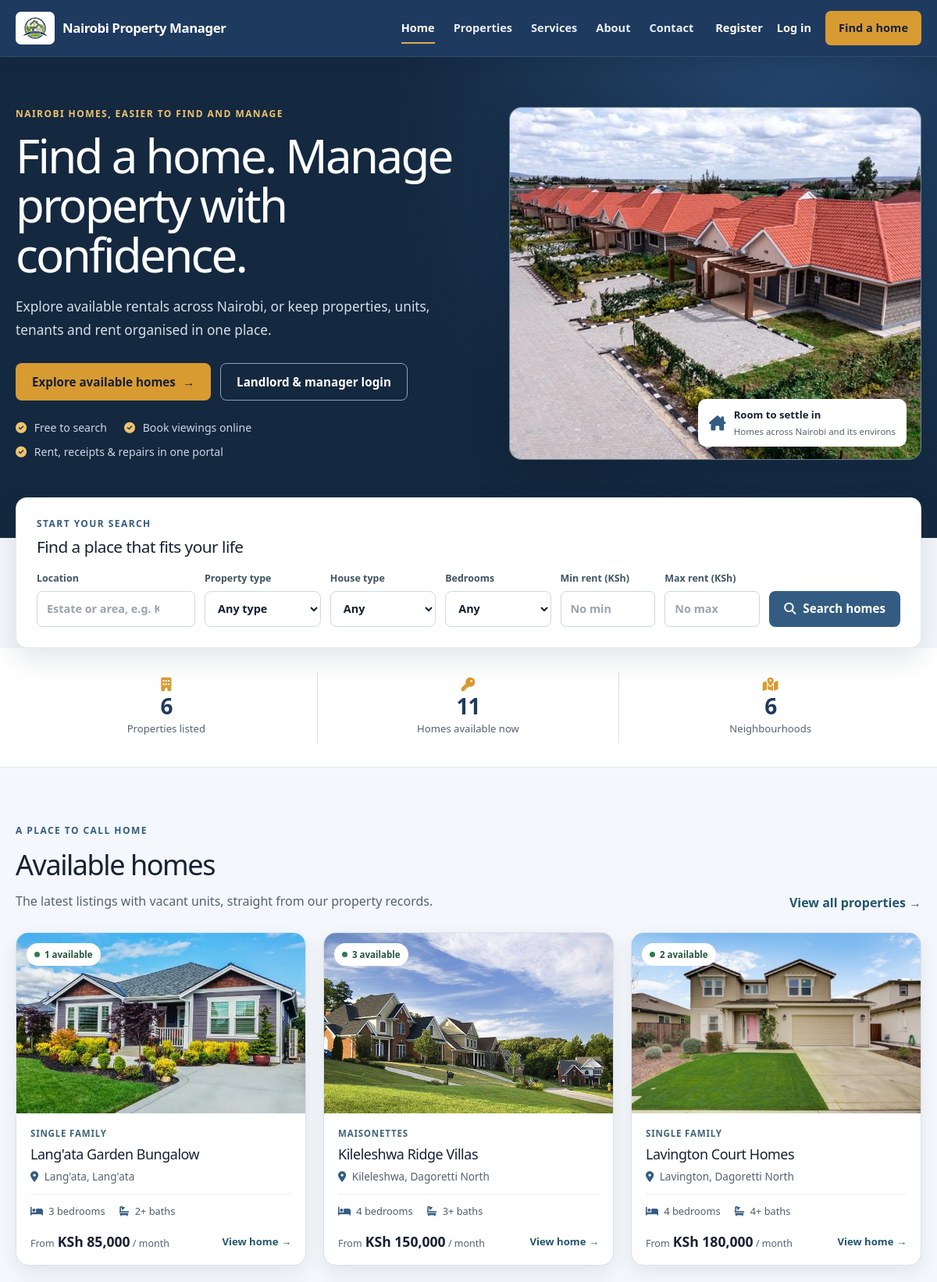
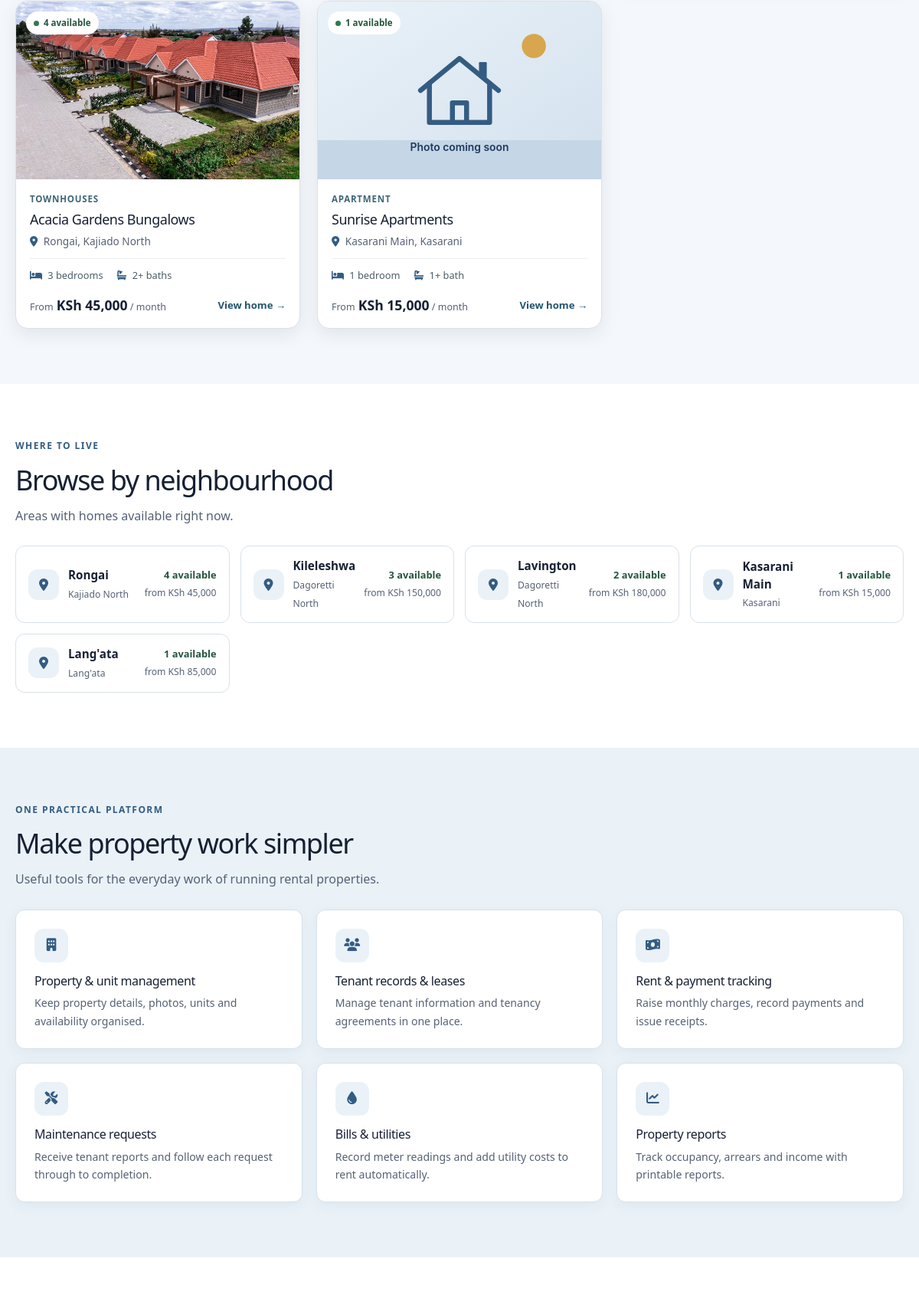
The page / (upper part) on the database its author committed (2 pictures, top to bottom).
### tables this page shows
CREATE TABLE IF NOT EXISTS properties (
    id INT AUTO_INCREMENT PRIMARY KEY,
    landlord_id INT NOT NULL,
    name VARCHAR(150) NOT NULL,
    property_type ENUM('Apartment', 'Flats', 'Bedsitters', 'Maisonettes', 'Townhouses', 'Commercial', 'Student Housing', 'Mixed Use', 'Single Family', 'Other') NOT NULL,
    description TEXT,
    location_id INT NOT NULL,
    physical_address VARCHAR(255) NOT NULL,
    latitude DECIMAL(10, 8) NULL,
    longitude DECIMAL(11, 8) NULL,
    number_of_units INT NOT NULL DEFAULT 0,
    year_built YEAR NULL,
    amenities TEXT,
    status ENUM('Active', 'Under Maintenance', 'Archived') DEFAULT 'Active',
    property_image VARCHAR(255) NULL,
    created_at TIMESTAMP DEFAULT CURRENT_TIMESTAMP,
    updated_at TIMESTAMP DEFAULT CURRENT_TIMESTAMP ON UPDATE CURRENT_TIMESTAMP,
    FOREIGN KEY (landlord_id) REFERENCES landlords(id) ON DELETE RESTRICT,
    FOREIGN KEY (location_id) REFERENCES locations(id) ON DELETE RESTRICT
);

CREATE TABLE IF NOT EXISTS locations (
    id INT AUTO_INCREMENT PRIMARY KEY,
    county VARCHAR(100) DEFAULT 'Nairobi',
    sub_county VARCHAR(100) NOT NULL,
    estate VARCHAR(100) NOT NULL,
    created_at TIMESTAMP DEFAULT CURRENT_TIMESTAMP
);

### includes/functions.php (called while the page is built, shortened)
<?php
function e($string) {
    return htmlspecialchars($string ?? '', ENT_QUOTES, 'UTF-8');
}
function sample_property_image($property_id = null) {
    return 'assets/property-placeholder.svg';
}
function property_image(array $property) {
    $path = trim((string)($property['property_image'] ?? ''), '/');
    if ($path !== '' && is_file(dirname(__DIR__) . '/' . $path)) return [$path, false];
    return [sample_property_image($property['id'] ?? 0), true];
}

### index.php (the view, shortened to what this page needs)
<?php
require_once __DIR__ . '/includes/functions.php';
$properties = [];
$areas = [];
$stats = ['properties' => 0, 'available' => 0, 'neighbourhoods' => 0];
$databaseAvailable = true;
try {
    $db = db();
    $properties = $db->query("SELECT p.id, p.name, p.property_type, p.property_image, l.estate, l.sub_county, MIN(u.monthly_rent) AS min_rent,
            MIN(u.bedrooms) AS bedrooms, MAX(u.bedrooms) AS max_bedrooms, MIN(u.bathrooms) AS bathrooms, COUNT(u.id) AS available_units
        FROM properties p JOIN locations l ON l.id = p.location_id JOIN units u ON u.property_id = p.id AND u.status = 'Vacant'
        WHERE p.status = 'Active' GROUP BY p.id, p.name, p.property_type, p.property_image, l.estate, l.sub_county
        ORDER BY p.created_at DESC, p.id DESC LIMIT 6")->fetchAll();
    $areas = $db->query("SELECT l.estate, l.sub_county, COUNT(u.id) AS vacant, MIN(u.monthly_rent) AS from_rent
        FROM locations l JOIN properties p ON p.location_id = l.id AND p.status = 'Active' JOIN units u ON u.property_id = p.id AND u.status = 'Vacant'
        GROUP BY l.id, l.estate, l.sub_county ORDER BY vacant DESC, l.estate LIMIT 8")->fetchAll();
    $stats = $db->query("SELECT COUNT(DISTINCT p.id) AS properties,
            (SELECT COUNT(*) FROM units u JOIN properties ap ON ap.id = u.property_id AND ap.status = 'Active' WHERE u.status = 'Vacant') AS available,
            COUNT(DISTINCT p.location_id) AS neighbourhoods
        FROM properties p WHERE p.status = 'Active'")->fetch();
} catch (Throwable $e) {
    error_log('Homepage data unavailable: ' . $e->getMessage());
    $databaseAvailable = false;
}
function bedroom_summary(array $listing): string {
    $min = (int)$listing['bedrooms'];
    $max = (int)$listing['max_bedrooms'];
    if ($min === $max) return $min . ' bedroom' . ($min === 1 ? '' : 's');
    return ($min === 0 ? 'Studio' : $min) . '–' . $max . ' bedrooms';
}
include __DIR__ . '/includes/header.php';
include __DIR__ . '/includes/navbar.php';
?>
<main id="main-content" class="landing-page">
  <section class="hero-section" aria-labelledby="hero-title">
    <div class="site-container hero-layout">
      <div class="hero-copy">
        <p class="eyebrow">Nairobi homes, easier to find and manage</p>
        <h1 id="hero-title">Find a home. Manage property with confidence.</h1>
        <p class="hero-lede">Explore available rentals across Nairobi, or keep properties, units, tenants and rent organised in one place.</p>
        <div class="hero-actions">
          <a class="button button-accent" href="<?php echo BASE_URL; ?>/public/properties.php">Explore available homes <span aria-hidden="true">→</span></a>
          <a class="button button-outline" href="<?php echo BASE_URL; ?>/public/login.php">Landlord &amp; manager login</a>
        </div>
        <ul class="hero-points">
          <li><i class="fa-solid fa-circle-check" aria-hidden="true"></i> Free to search</li>
          <li><i class="fa-solid fa-circle-check" aria-hidden="true"></i> Book viewings online</li>
          <li><i class="fa-solid fa-circle-check" aria-hidden="true"></i> Rent, receipts &amp; repairs in one portal</li>
        </ul>
      </div>
      <div class="hero-art">
        <img src="<?php echo BASE_URL; ?>/assets/house4.jpg" alt="A row of new bungalows with red-tiled roofs in a gated community" width="725" height="530" fetchpriority="high">
        <div class="art-caption"><i class="fa-solid fa-house-chimney art-caption-mark" aria-hidden="true"></i><span><strong>Room to settle in</strong><small>Homes across Nairobi and its environs</small></span></div>
      </div>
    </div>
  </section>
  <section class="search-wrap" aria-labelledby="search-title">
    <div class="site-container"><div class="search-panel"><div class="search-heading"><p class="eyebrow">Start your search</p><h2 id="search-title">Find a place that fits your life</h2></div>
      <form action="<?php echo BASE_URL; ?>/public/properties.php" method="get" class="property-search">
        <label class="search-location">Location<input name="location" type="search" list="estate-options" placeholder="Estate or area, e.g. Kilimani" autocomplete="off"></label>
        <label class="search-type">Property type<select name="type"><option value="">Any type</option></select></label>
        <label>House type<select name="house_type"><option value="">Any</option><?php foreach (UNIT_TYPES as $type): ?><option value="<?php echo e($type); ?>"><?php echo e($type); ?></option><?php endforeach; ?></select></label>
        <label>Bedrooms<select name="bedrooms"><option value="">Any</option></select></label>
        <label>Min rent (KSh)<input type="number" name="min_rent" min="0" step="500" inputmode="numeric" placeholder="No min"></label>
        <label>Max rent (KSh)<input type="number" name="max_rent" min="0" step="500" inputmode="numeric" placeholder="No max"></label>
        <button type="submit" class="button button-primary search-button"><i class="fa-solid fa-magnifying-glass" aria-hidden="true"></i> Search homes</button>
      </form>
    </div></div>
  </section>
  <section class="stats-section" aria-label="Platform overview"><div class="site-container stats-grid">
    <?php foreach (['properties' => ['Properties listed', 'fa-building'], 'available' => ['Homes available now', 'fa-key'], 'neighbourhoods' => ['Neighbourhoods', 'fa-map-location-dot']] as $key => [$label, $icon]): ?>
      <div class="stat-item"><i class="fa-solid <?php echo e($icon); ?>" aria-hidden="true"></i><strong><?php echo $databaseAvailable ? number_format((int)$stats[$key]) : '—'; ?></strong><span><?php echo e($label); ?></span></div>
    <?php endforeach; ?>
  </div></section>
  <section id="properties" class="content-section" aria-labelledby="listings-title"><div class="site-container">
    <div class="section-heading"><div><p class="eyebrow">A place to call home</p><h2 id="listings-title">Available homes</h2><p>The latest listings with vacant units, straight from our property records.</p></div><a class="text-link" href="<?php echo BASE_URL; ?>/public/properties.php">View all properties <span aria-hidden="true">→</span></a></div>
    <?php if (!$databaseAvailable): ?><div class="empty-state"><h3>Listings are temporarily unavailable</h3><p>Please try again later.</p></div><?php elseif (!$properties): ?><div class="empty-state"><h3>No available listings yet</h3><p>New homes will appear here when they become available. You can still browse the property directory.</p><a class="text-link" href="<?php echo BASE_URL; ?>/public/properties.php">Browse the directory →</a></div><?php else: ?>
      <div class="property-grid"><?php foreach ($properties as $property): [$image, $isPlaceholder] = property_image($property); $detailsUrl = BASE_URL . '/public/property-details.php?id=' . (int)$property['id']; ?>
        <article class="property-card">
          <a class="property-image" href="<?php echo e($detailsUrl); ?>" tabindex="-1" aria-hidden="true">
            <img src="<?php echo e(BASE_URL . '/' . $image); ?>" alt="" loading="lazy" width="400" height="250">
            <span class="availability-tag"><i aria-hidden="true"></i> <?php echo (int)$property['available_units']; ?> available</span>
          </a>
          <div class="property-card-body">
            <p class="property-type"><?php echo e($property['property_type']); ?></p>
            <h3><a href="<?php echo e($detailsUrl); ?>"><?php echo e($property['name']); ?></a></h3>
            <p class="property-location"><i class="fa-solid fa-location-dot" aria-hidden="true"></i> <?php echo e($property['estate'] . ', ' . $property['sub_county']); ?></p>
            <ul class="property-facts">
              <li><i class="fa-solid fa-bed" aria-hidden="true"></i> <?php echo e(bedroom_summary($property)); ?></li>
              <li><i class="fa-solid fa-bath" aria-hidden="true"></i> <?php echo (int)$property['bathrooms']; ?>+ bath<?php echo (int)$property['bathrooms'] === 1 ? '' : 's'; ?></li>
            </ul>
            <div class="property-card-bottom"><p><span>From</span> <strong>KSh <?php echo number_format((float)$property['min_rent']); ?></strong><span> / month</span></p><a href="<?php echo e($detailsUrl); ?>" class="view-link">View home<span class="sr-only">: <?php echo e($property['name']); ?></span> <span aria-hidden="true">→</span></a></div>
          </div>
        </article>
      <?php endforeach; ?></div><?php endif; ?>
  </div></section>
  <?php if ($areas): ?>
  <section class="areas-section" aria-labelledby="areas-title"><div class="site-container">
    <div class="section-heading"><div><p class="eyebrow">Where to live</p><h2 id="areas-title">Browse by neighbourhood</h2><p>Areas with homes available right now.</p></div></div>
    <ul class="area-grid">
      <?php foreach ($areas as $area): ?>
        <li><a class="area-card" href="<?php echo e(BASE_URL . '/public/properties.php?' . http_build_query(['location' => $area['estate']])); ?>">
          <span class="area-icon" aria-hidden="true"><i class="fa-solid fa-location-dot"></i></span>
          <span class="area-text"><strong><?php echo e($area['estate']); ?></strong><small><?php echo e($area['sub_county']); ?></small></span>
          <span class="area-meta"><strong><?php echo (int)$area['vacant']; ?> available</strong><small>from KSh <?php echo number_format((float)$area['from_rent']); ?></small></span>
        </a></li>
      <?php endforeach; ?>
    </ul>
  </div></section>
  <?php endif; ?>
  <section class="service-section" id="services" aria-labelledby="services-title"><div class="site-container"><div class="section-heading"><div><p class="eyebrow">One practical platform</p><h2 id="services-title">Make property work simpler</h2><p>Useful tools for the everyday work of running rental properties.</p></div></div>
    <div class="service-grid"><?php foreach ([
        ['fa-building', 'Property & unit management', 'Keep property details, photos, units and availability organised.'],
        ['fa-users', 'Tenant records & leases', 'Manage tenant information and tenancy agreements in one place.'],
        ['fa-money-bill-wave', 'Rent & payment tracking', 'Raise monthly charges, record payments and issue receipts.'],
        ['fa-screwdriver-wrench', 'Maintenance requests', 'Receive tenant reports and follow each request through to completion.'],
        ['fa-droplet', 'Bills & utilities', 'Record meter readings and add utility costs to rent automatically.'],
        ['fa-chart-line', 'Property reports', 'Track occupancy, arrears and income with printable reports.'],
    ] as [$icon, $title, $text]): ?><article class="service-card"><span class="service-icon" aria-hidden="true"><i class="fa-solid <?php echo e($icon); ?>"></i></span><h3><?php echo e($title); ?></h3><p><?php echo e($text); ?></p></article><?php endforeach; ?></div>
  </div></section>
  <section class="how-section" id="about" aria-labelledby="how-title"></section>
</main>
<?php include __DIR__ . '/includes/footer.php'; ?>

### rows shown on the page
properties: shows a picture, available_units "1", property_type "SINGLE FAMILY", name "Lang'ata Garden Bungalow", location.sub_county "Lang'ata, Lang'ata", property "3 bedrooms", bathrooms "2", min_rent "85,000"
properties: shows a picture, available_units "3", property_type "MAISONETTES", name "Kileleshwa Ridge Villas", location.sub_county "Kileleshwa, Dagoretti North", property "4 bedrooms", bathrooms "3", min_rent "150,000"
properties: shows a picture, available_units "2", property_type "SINGLE FAMILY", name "Lavington Court Homes", location.sub_county "Lavington, Dagoretti North", property "4 bedrooms", bathrooms "4", min_rent "180,000"
properties: shows a picture, available_units "4", property_type "TOWNHOUSES", name "Acacia Gardens Bungalows", location.sub_county "Rongai, Kajiado North", property "3 bedrooms", bathrooms "2", min_rent "45,000"
properties: shows a picture, available_units "1", property_type "APARTMENT", name "Sunrise Apartments", location.sub_county "Kasarani Main, Kasarani", property "1 bedroom", bathrooms "1", min_rent "15,000"

### other values the page prints
APP_NAME "Nairobi Property Manager"
$stats[$key] "6"
$label "Properties listed"
$stats[$key] "11"
$label "Homes available now"
$label "Neighbourhoods"
$area['estate'] "Rongai"
$area['sub_county'] "Kajiado North"
$area['vacant'] "4"
$area['from_rent'] "45,000"
$area['estate'] "Kileleshwa"
$area['sub_county'] "Dagoretti North"
$area['vacant'] "3"
$area['from_rent'] "150,000"
$area['estate'] "Lavington"
